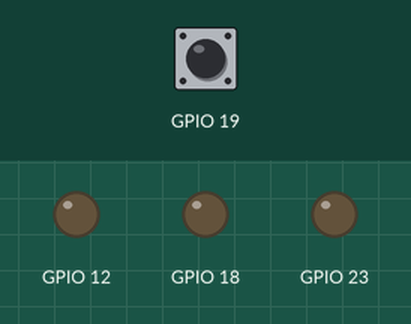
Recording of a program running on a simulated Raspberry Pi (BCM pin numbers). Shown: output pins drawn as LEDs (lit = HIGH). Inputs (shaded band) come from the test bench; at power-on: GPIO 19 HIGH.

Above: at 1.2 s.
1.3 s: GPIO 19 pulled LOW for 0.15 s
At 2.4 s:
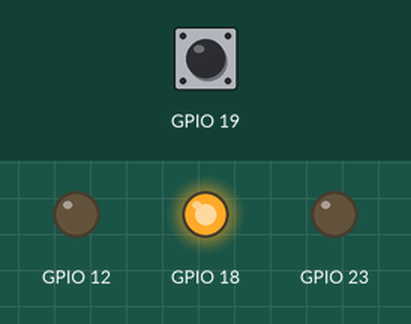
At 7.4 s:
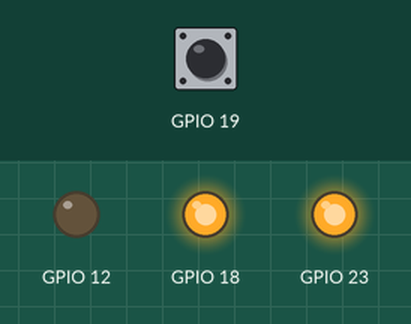
Timing chart, 0 to 16.4 s (numbered marks = the images above; inputs shaded):
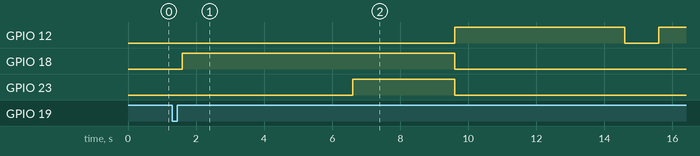

Measured:
- after the input at 1.3 s, GPIO 12: LOW → HIGH after 8.3 s, → LOW 5.0 s later, → HIGH 1.0 s later; GPIO 18: LOW → HIGH after 0.30 s, → LOW 8.0 s later; GPIO 23: LOW → HIGH after 5.3 s, → LOW 3.0 s later

The program:

Challenge2.4_AmpelKnopfdruck_Ganz.py
```python
import RPi.GPIO as GPIO
import time

GPIO.setmode(GPIO.BCM)
GPIO.setwarnings(False)

# Knopf
GPIO.setup(19, GPIO.IN, pull_up_down=GPIO.PUD_UP)

# LED Rot
GPIO.setup(18, GPIO.OUT)

# LED Gelb
GPIO.setup(23, GPIO.OUT)

# LED Gruen
GPIO.setup(12, GPIO.OUT)

while True:
    if GPIO.input(19) == False:
        time.sleep(0.3)

        # Rotphase (5 Sekunden)
        GPIO.output(18, True)
        GPIO.output(23, False)
        GPIO.output(12, False)
        time.sleep(5)

        # Rot-Gelb-Phase (3 Sekunden)
        GPIO.output(18, True)
        GPIO.output(23, True)
        GPIO.output(12, False)
        time.sleep(3)

        # Gruen-Phase (5 Sekunden)
        GPIO.output(18, False)
        GPIO.output(23, False)
        GPIO.output(12, True)
        time.sleep(5)

        # Gruen-Blinkend (4-mal blinken, jeweils 1 Sek)
        zaehler = 0
        while zaehler < 4:
            GPIO.output(18, False)
            GPIO.output(23, False)
            GPIO.output(12, False)
            time.sleep(1)
            GPIO.output(18, False)
            GPIO.output(23, False)
            GPIO.output(12, True)
            time.sleep(1)
            zaehler += 1

        # Gelb-Phase (3 Sekunden)
        GPIO.output(18, False)
        GPIO.output(23, False)
        GPIO.output(12, True)
        time.sleep(3)

        GPIO.output(12, False)
        print("Durchlauf vorbei")
```
